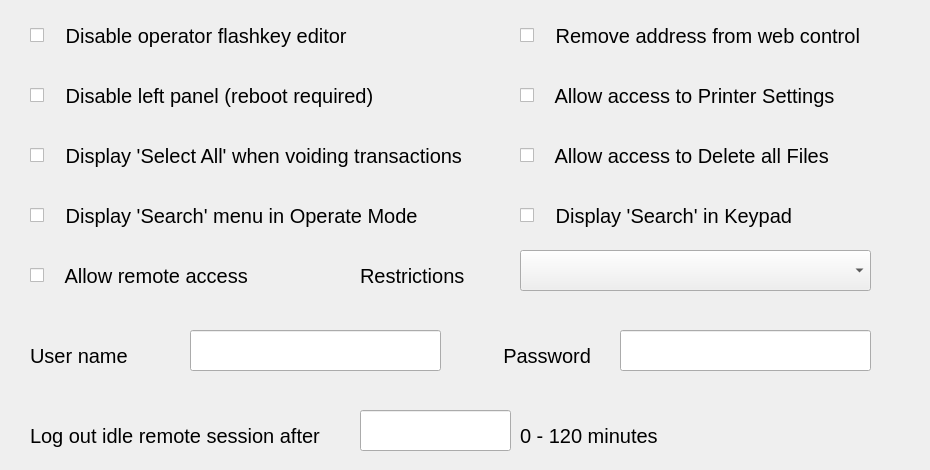
   <widget class="QWidget" name="tab1">
    <attribute name="title">
     <string>Scale Access</string>
    </attribute>
    <widget class="QCheckBox" name="chkShowPrinterSettings">
     <property name="geometry">
      <rect>
       <x>520</x>
       <y>70</y>
       <width>401</width>
       <height>51</height>
      </rect>
     </property>
     <property name="sizePolicy">
      <sizepolicy hsizetype="Fixed" vsizetype="Fixed">
       <horstretch>0</horstretch>
       <verstretch>0</verstretch>
      </sizepolicy>
     </property>
     <property name="font">
      <font>
       <pointsize>15</pointsize>
      </font>
     </property>
     <property name="text">
      <string>   Allow access to Printer Settings</string>
     </property>
    </widget>
    <widget class="QCheckBox" name="chkRemoteAccessPermitted">
     <property name="geometry">
      <rect>
       <x>30</x>
       <y>250</y>
       <width>331</width>
       <height>51</height>
      </rect>
     </property>
     <property name="sizePolicy">
      <sizepolicy hsizetype="Fixed" vsizetype="Fixed">
       <horstretch>0</horstretch>
       <verstretch>0</verstretch>
      </sizepolicy>
     </property>
     <property name="minimumSize">
      <size>
       <width>331</width>
       <height>51</height>
      </size>
     </property>
     <property name="maximumSize">
      <size>
       <width>331</width>
       <height>51</height>
      </size>
     </property>
     <property name="font">
      <font>
       <pointsize>15</pointsize>
      </font>
     </property>
     <property name="text">
      <string>   Allow remote access</string>
     </property>
    </widget>
    <widget class="QCheckBox" name="chkShowDeleteAllFiles">
     <property name="geometry">
      <rect>
       <x>520</x>
       <y>130</y>
       <width>401</width>
       <height>51</height>
      </rect>
     </property>
     <property name="sizePolicy">
      <sizepolicy hsizetype="Fixed" vsizetype="Fixed">
       <horstretch>0</horstretch>
       <verstretch>0</verstretch>
      </sizepolicy>
     </property>
     <property name="font">
      <font>
       <pointsize>15</pointsize>
      </font>
     </property>
     <property name="text">
      <string>   Allow access to Delete all Files</string>
     </property>
    </widget>
    <widget class="QComboBox" name="cboRemoteAccessLoginMethod">
     <property name="geometry">
      <rect>
       <x>520</x>
       <y>250</y>
       <width>351</width>
       <height>41</height>
      </rect>
     </property>
     <property name="sizePolicy">
      <sizepolicy hsizetype="Fixed" vsizetype="Fixed">
       <horstretch>0</horstretch>
       <verstretch>0</verstretch>
      </sizepolicy>
     </property>
     <property name="minimumSize">
      <size>
       <width>351</width>
       <height>41</height>
      </size>
     </property>
     <property name="maximumSize">
      <size>
       <width>351</width>
       <height>41</height>
      </size>
     </property>
     <property name="font">
      <font>
       <pointsize>15</pointsize>
      </font>
     </property>
    </widget>
    <widget class="QCheckBox" name="chkRemoveAddressBar">
     <property name="geometry">
      <rect>
       <x>520</x>
       <y>10</y>
       <width>401</width>
       <height>51</height>
      </rect>
     </property>
     <property name="sizePolicy">
      <sizepolicy hsizetype="Fixed" vsizetype="Fixed">
       <horstretch>0</horstretch>
       <verstretch>0</verstretch>
      </sizepolicy>
     </property>
     <property name="font">
      <font>
       <pointsize>15</pointsize>
      </font>
     </property>
     <property name="text">
      <string>   Remove address from web control</string>
     </property>
    </widget>
    <widget class="QLabel" name="lblUserName">
     <property name="geometry">
      <rect>
       <x>30</x>
       <y>330</y>
       <width>161</width>
       <height>51</height>
      </rect>
     </property>
     <property name="sizePolicy">
      <sizepolicy hsizetype="Fixed" vsizetype="Fixed">
       <horstretch>0</horstretch>
       <verstretch>0</verstretch>
      </sizepolicy>
     </property>
     <property name="minimumSize">
      <size>
       <width>161</width>
       <height>51</height>
      </size>
     </property>
     <property name="maximumSize">
      <size>
       <width>161</width>
       <height>51</height>
      </size>
     </property>
     <property name="font">
      <font>
       <pointsize>15</pointsize>
      </font>
     </property>
     <property name="text">
      <string>User name</string>
     </property>
     <property name="alignment">
      <set>Qt::AlignLeading|Qt::AlignLeft|Qt::AlignVCenter</set>
     </property>
    </widget>
    <widget class="QLineEdit" name="txtRemoteAccessUserName">
     <property name="geometry">
      <rect>
       <x>190</x>
       <y>330</y>
       <width>251</width>
       <height>41</height>
      </rect>
     </property>
     <property name="sizePolicy">
      <sizepolicy hsizetype="Fixed" vsizetype="Fixed">
       <horstretch>0</horstretch>
       <verstretch>0</verstretch>
      </sizepolicy>
     </property>
     <property name="minimumSize">
      <size>
       <width>0</width>
       <height>41</height>
      </size>
     </property>
     <property name="maximumSize">
      <size>
       <width>630</width>
       <height>41</height>
      </size>
     </property>
     <property name="font">
      <font>
       <pointsize>15</pointsize>
      </font>
     </property>
     <property name="inputMask">
      <string notr="true"/>
     </property>
     <property name="text">
      <string notr="true"/>
     </property>
     <property name="maxLength">
      <number>32</number>
     </property>
     <property name="echoMode">
      <enum>QLineEdit::Password</enum>
     </property>
    </widget>
    <widget class="QLabel" name="lblPassword">
     <property name="geometry">
      <rect>
       <x>460</x>
       <y>330</y>
       <width>131</width>
       <height>51</height>
      </rect>
     </property>
     <property name="sizePolicy">
      <sizepolicy hsizetype="Fixed" vsizetype="Fixed">
       <horstretch>0</horstretch>
       <verstretch>0</verstretch>
      </sizepolicy>
     </property>
     <property name="minimumSize">
      <size>
       <width>131</width>
       <height>51</height>
      </size>
     </property>
     <property name="maximumSize">
      <size>
       <width>131</width>
       <height>51</height>
      </size>
     </property>
     <property name="font">
      <font>
       <pointsize>15</pointsize>
      </font>
     </property>
     <property name="text">
      <string>Password</string>
     </property>
     <property name="alignment">
      <set>Qt::AlignRight|Qt::AlignTrailing|Qt::AlignVCenter</set>
     </property>
    </widget>
    <widget class="QLineEdit" name="txtRemoteAccessPassword">
     <property name="geometry">
      <rect>
       <x>620</x>
       <y>330</y>
       <width>251</width>
       <height>41</height>
      </rect>
     </property>
     <property name="sizePolicy">
      <sizepolicy hsizetype="Fixed" vsizetype="Fixed">
       <horstretch>0</horstretch>
       <verstretch>0</verstretch>
      </sizepolicy>
     </property>
     <property name="minimumSize">
      <size>
       <width>251</width>
       <height>41</height>
      </size>
     </property>
     <property name="maximumSize">
      <size>
       <width>251</width>
       <height>41</height>
      </size>
     </property>
     <property name="font">
      <font>
       <pointsize>15</pointsize>
      </font>
     </property>
     <property name="inputMask">
      <string notr="true"/>
     </property>
     <property name="text">
      <string notr="true"/>
     </property>
     <property name="maxLength">
      <number>32</number>
     </property>
     <property name="echoMode">
      <enum>QLineEdit::Password</enum>
     </property>
    </widget>
    <widget class="QLabel" name="lblRestrictions">
     <property name="geometry">
      <rect>
       <x>360</x>
       <y>250</y>
       <width>161</width>
       <height>51</height>
      </rect>
     </property>
     <property name="sizePolicy">
      <sizepolicy hsizetype="Fixed" vsizetype="Fixed">
       <horstretch>0</horstretch>
       <verstretch>0</verstretch>
      </sizepolicy>
     </property>
     <property name="minimumSize">
      <size>
       <width>161</width>
       <height>51</height>
      </size>
     </property>
     <property name="maximumSize">
      <size>
       <width>161</width>
       <height>51</height>
      </size>
     </property>
     <property name="font">
      <font>
       <pointsize>15</pointsize>
      </font>
     </property>
     <property name="text">
      <string>Restrictions</string>
     </property>
     <property name="alignment">
      <set>Qt::AlignLeading|Qt::AlignLeft|Qt::AlignVCenter</set>
     </property>
    </widget>
    <widget class="QCheckBox" name="chkDisableOpFlashkeyEditor">
     <property name="geometry">
      <rect>
       <x>30</x>
       <y>10</y>
       <width>481</width>
       <height>51</height>
      </rect>
     </property>
     <property name="sizePolicy">
      <sizepolicy hsizetype="Fixed" vsizetype="Fixed">
       <horstretch>0</horstretch>
       <verstretch>0</verstretch>
      </sizepolicy>
     </property>
     <property name="font">
      <font>
       <pointsize>15</pointsize>
      </font>
     </property>
     <property name="text">
      <string>   Disable operator flashkey editor</string>
     </property>
    </widget>
    <widget class="QCheckBox" name="chkDisableLeftPanel">
     <property name="geometry">
      <rect>
       <x>30</x>
       <y>70</y>
       <width>481</width>
       <height>51</height>
      </rect>
     </property>
     <property name="sizePolicy">
      <sizepolicy hsizetype="Fixed" vsizetype="Fixed">
       <horstretch>0</horstretch>
       <verstretch>0</verstretch>
      </sizepolicy>
     </property>
     <property name="font">
      <font>
       <pointsize>15</pointsize>
      </font>
     </property>
     <property name="text">
      <string>   Disable left panel (reboot required)</string>
     </property>
    </widget>
    <widget class="QLabel" name="lblMins">
     <property name="geometry">
      <rect>
       <x>520</x>
       <y>410</y>
       <width>161</width>
       <height>51</height>
      </rect>
     </property>
     <property name="sizePolicy">
      <sizepolicy hsizetype="Fixed" vsizetype="Fixed">
       <horstretch>0</horstretch>
       <verstretch>0</verstretch>
      </sizepolicy>
     </property>
     <property name="minimumSize">
      <size>
       <width>161</width>
       <height>51</height>
      </size>
     </property>
     <property name="maximumSize">
      <size>
       <width>161</width>
       <height>51</height>
      </size>
     </property>
     <property name="font">
      <font>
       <pointsize>15</pointsize>
      </font>
     </property>
     <property name="text">
      <string>0 - 120 minutes</string>
     </property>
     <property name="alignment">
      <set>Qt::AlignLeading|Qt::AlignLeft|Qt::AlignVCenter</set>
     </property>
    </widget>
    <widget class="QLabel" name="lblLogOutIdleTime">
     <property name="geometry">
      <rect>
       <x>30</x>
       <y>410</y>
       <width>331</width>
       <height>51</height>
      </rect>
     </property>
     <property name="sizePolicy">
      <sizepolicy hsizetype="Fixed" vsizetype="Fixed">
       <horstretch>0</horstretch>
       <verstretch>0</verstretch>
      </sizepolicy>
     </property>
     <property name="minimumSize">
      <size>
       <width>331</width>
       <height>51</height>
      </size>
     </property>
     <property name="maximumSize">
      <size>
       <width>331</width>
       <height>51</height>
      </size>
     </property>
     <property name="font">
      <font>
       <pointsize>15</pointsize>
      </font>
     </property>
     <property name="text">
      <string>Log out idle remote session after</string>
     </property>
     <property name="alignment">
      <set>Qt::AlignLeading|Qt::AlignLeft|Qt::AlignVCenter</set>
     </property>
    </widget>
    <widget class="hobart::numericLineEdit" name="txtLogoutRemoteIdleTime">
     <property name="geometry">
      <rect>
       <x>360</x>
       <y>410</y>
       <width>151</width>
       <height>41</height>
      </rect>
     </property>
     <property name="sizePolicy">
      <sizepolicy hsizetype="Fixed" vsizetype="Fixed">
       <horstretch>0</horstretch>
       <verstretch>0</verstretch>
      </sizepolicy>
     </property>
     <property name="minimumSize">
      <size>
       <width>151</width>
       <height>41</height>
      </size>
     </property>
     <property name="maximumSize">
      <size>
       <width>151</width>
       <height>41</height>
      </size>
     </property>
     <property name="font">
      <font>
       <pointsize>15</pointsize>
      </font>
     </property>
     <property name="inputMask">
      <string notr="true"/>
     </property>
     <property name="alignment">
      <set>Qt::AlignLeading|Qt::AlignLeft|Qt::AlignVCenter</set>
     </property>
    </widget>
    <widget class="QCheckBox" name="chkShowSelectAllWhenVoidingTrans">
     <property name="geometry">
      <rect>
       <x>30</x>
       <y>130</y>
       <width>481</width>
       <height>51</height>
      </rect>
     </property>
     <property name="sizePolicy">
      <sizepolicy hsizetype="Fixed" vsizetype="Fixed">
       <horstretch>0</horstretch>
       <verstretch>0</verstretch>
      </sizepolicy>
     </property>
     <property name="font">
      <font>
       <pointsize>15</pointsize>
      </font>
     </property>
     <property name="text">
      <string>   Display 'Select All' when voiding transactions</string>
     </property>
    </widget>
    <widget class="QCheckBox" name="chkSearchMenuButton">
     <property name="geometry">
      <rect>
       <x>30</x>
       <y>190</y>
       <width>491</width>
       <height>51</height>
      </rect>
     </property>
     <property name="sizePolicy">
      <sizepolicy hsizetype="Fixed" vsizetype="Fixed">
       <horstretch>0</horstretch>
       <verstretch>0</verstretch>
      </sizepolicy>
     </property>
     <property name="font">
      <font>
       <pointsize>15</pointsize>
      </font>
     </property>
     <property name="text">
      <string>   Display 'Search' menu in Operate Mode</string>
     </property>
    </widget>
    <widget class="QCheckBox" name="chkShowSearchInKeypad">
     <property name="geometry">
      <rect>
       <x>520</x>
       <y>190</y>
       <width>401</width>
       <height>51</height>
      </rect>
     </property>
     <property name="sizePolicy">
      <sizepolicy hsizetype="Fixed" vsizetype="Fixed">
       <horstretch>0</horstretch>
       <verstretch>0</verstretch>
      </sizepolicy>
     </property>
     <property name="font">
      <font>
       <pointsize>15</pointsize>
      </font>
     </property>
     <property name="text">
      <string>   Display 'Search' in Keypad</string>
     </property>
    </widget>
   </widget>
